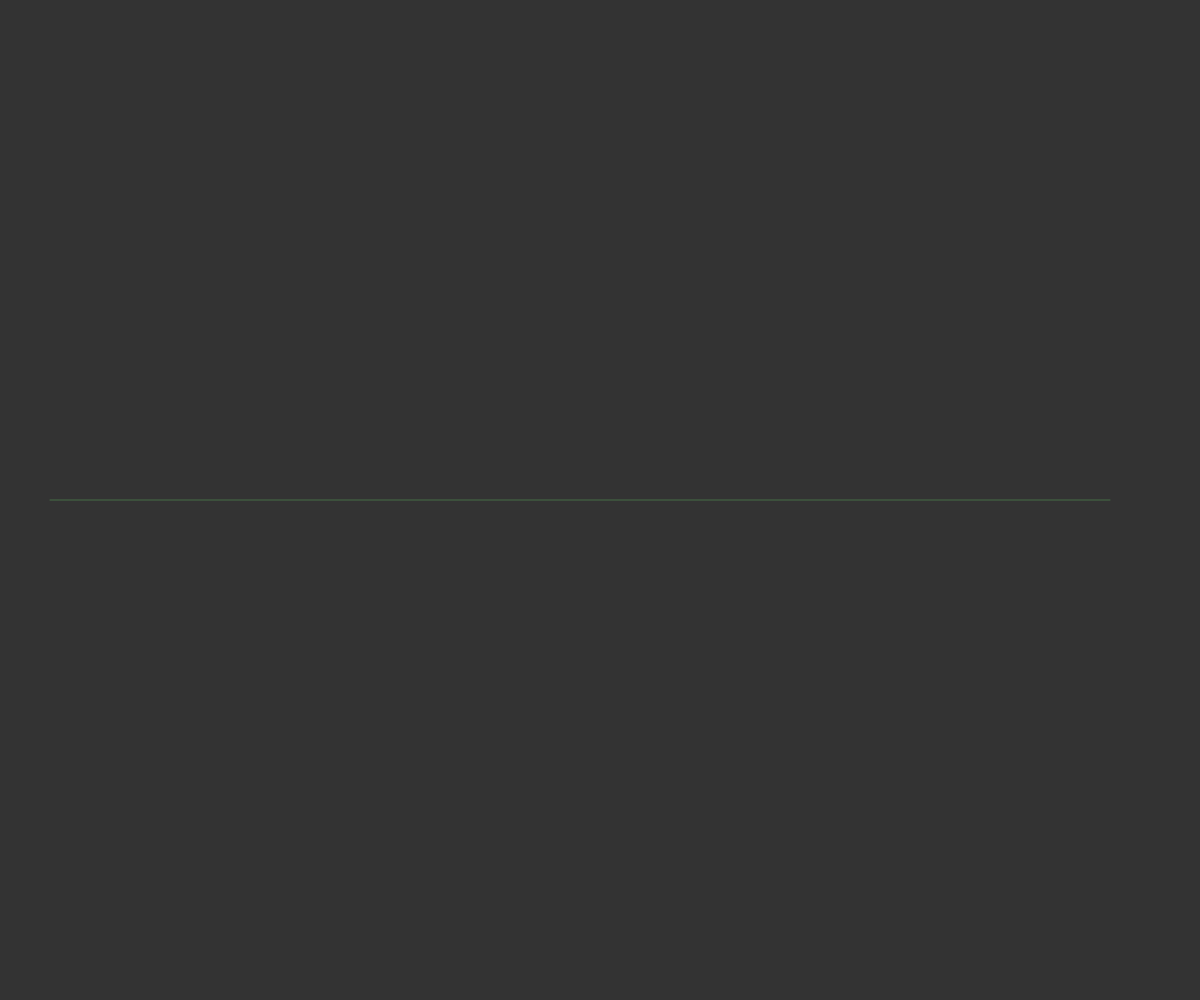
Frame 1 (no input)
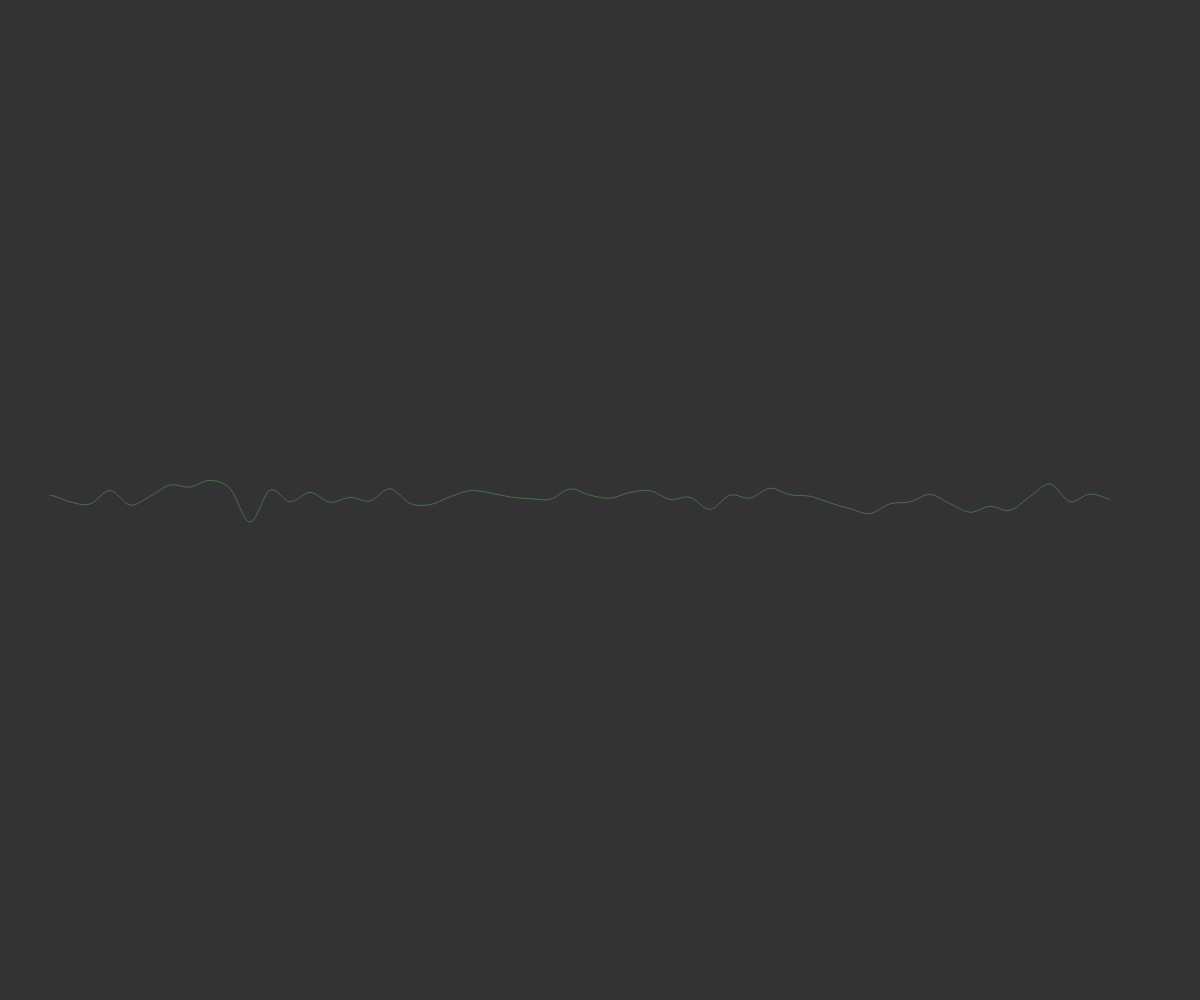
Frame 60 (no input)
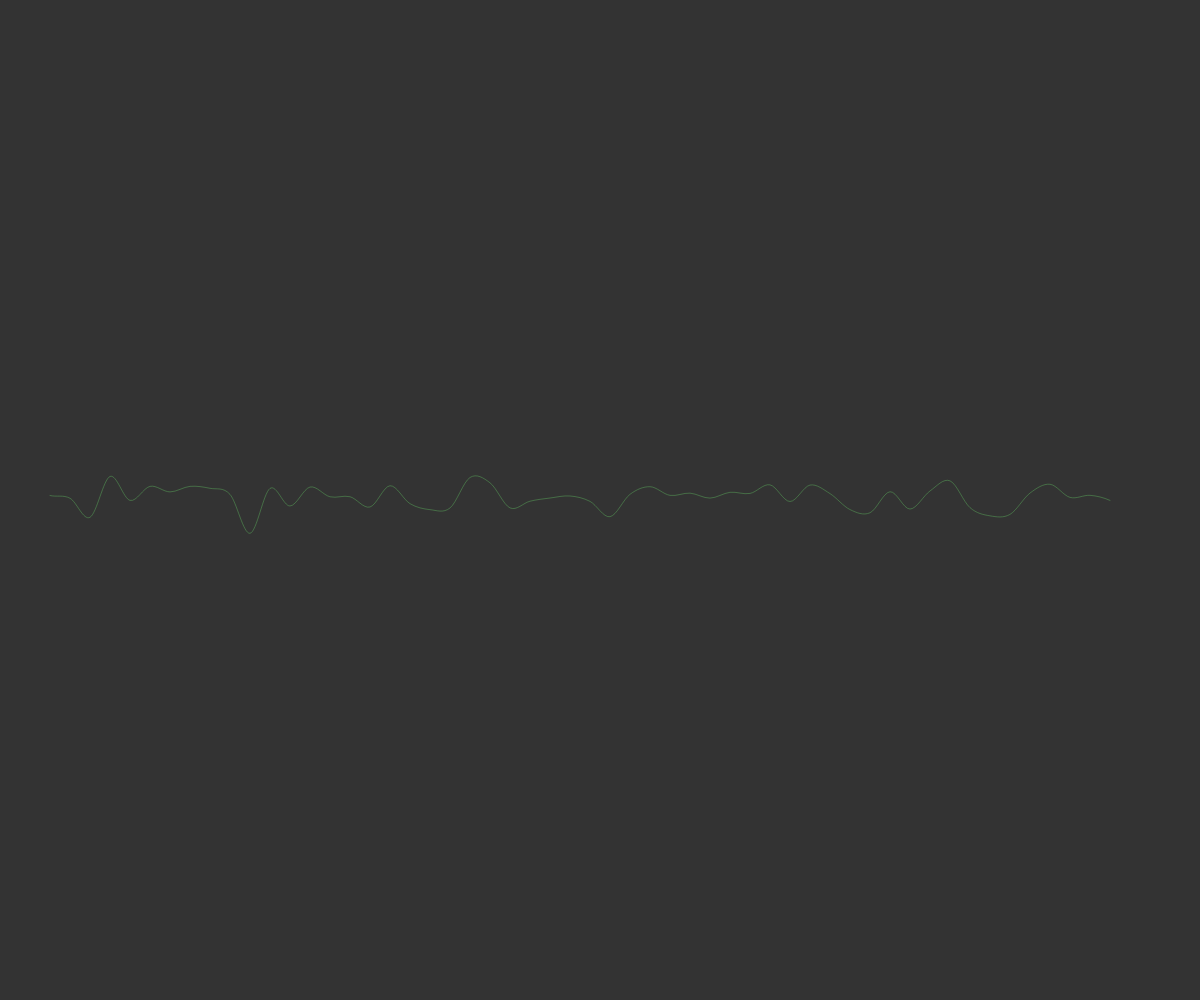
Frame 120 (the mouse pressed at the canvas centre since frame 60)

The p5.js sketch that drew these frames (run headless with seeded random() and noise() and a simulated clock; from frame 60 on, the mouse is pressed at the canvas centre):

// p5.js sketch
// ── sketch.js
;function enumerate(item){var arr,iter,i;arr=[];iter=ՐՏ_Iterable(item);for(i=0;i<iter.length;i++){arr[arr.length]=[i,item[i]]}return arr}function ՐՏ_Iterable(iterable){var tmp;if(iterable.constructor===[].constructor||iterable.constructor==="".constructor||(tmp=Array.prototype.slice.call(iterable)).length){return tmp||iterable}return Object.keys(iterable)}function range(start,stop,step){var length,idx,range;if(arguments.length<=1){stop=start||0;start=0}step=arguments[2]||1;length=Math.max(Math.ceil((stop-start)/step),0);idx=0;range=new Array(length);while(idx<length){range[idx++]=start;start+=step}return range}var __name__="__main__";var points;points=[];function setup(){var x;createCanvas(windowWidth,windowHeight);points=(function(){var ՐՏidx1,ՐՏitr1=ՐՏ_Iterable(range(10,windowWidth-10,20)),ՐՏres=[],x;for(ՐՏidx1=0;ՐՏidx1<ՐՏitr1.length;ՐՏidx1++){x=ՐՏitr1[ՐՏidx1];ՐՏres.push([x,windowHeight/2])}return ՐՏres})();stroke(100,200,100,100);background(51)}function draw(){;var ՐՏitr2,ՐՏidx2;var i,point;background(51);noFill();beginShape();ՐՏitr2=ՐՏ_Iterable(enumerate(points.slice(1,-2)));for(ՐՏidx2=0;ՐՏidx2<ՐՏitr2.length;ՐՏidx2++){[i,point]=ՐՏitr2[ՐՏidx2];curveVertex(point[0],point[1]);point[1]=point[1]+random(-2,2)}endShape()}window.setup=setup;window.draw=draw
